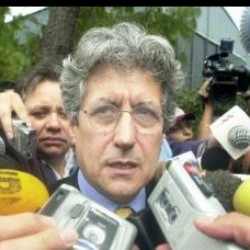
#> input picture input_img/lfw/Adolfo_Aguilar_Zinser/Adolfo_Aguilar_Zinser_0002.jpg, 250 x 250 px, given in place of the camera
$ python get_my_faces.py
#> lines starting #> are read from the running program, lines starting #| are printed output that depends on the picture
import cv2
import os
import sys
import random

out_dir = './my_faces'
if not os.path.exists(out_dir):
    os.makedirs(out_dir)


# 改变亮度与对比度
def relight(img, alpha=1, bias=0):
    w = img.shape[1]
    h = img.shape[0]
    #image = []
    for i in range(0,w):
        for j in range(0,h):
            for c in range(3):
                tmp = int(img[j,i,c]*alpha + bias)
                if tmp > 255:
                    tmp = 255
                elif tmp < 0:
                    tmp = 0
                img[j,i,c] = tmp
    return img


# 获取分类器
src = 'E:/Application_EXE/Anacoda3/pkgs/ \
	libopencv-3.4.1-h875b8b8_3/Library/etc/haarcascades/ \
	haarcascade_frontalface_default.xml'
scr_temp = 'haarcascade_frontalface_default.xml'
haar = cv2.CascadeClassifier(scr_temp)
haar.load(scr_temp)


# 打开摄像头 参数为输入流，可以为摄像头或视频文件
camera = cv2.VideoCapture(0)

n = 1
while 1:
    if (n <= 10000):
        print('It`s processing %s image.' % n)
        # 读帧
        success, img = camera.read()
#> img is the input picture: shape (250, 250, 3); mean B, G, R 119.8, 138.9, 143.8

        gray_img = cv2.cvtColor(img, cv2.COLOR_BGR2GRAY)
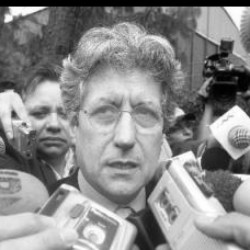
#> gray_img: shape (250, 250); min 0, max 255, mean 138.2
       	faces = haar.detectMultiScale(gray_img, 1.3, 5)
#> faces = [[20, 88, 66, 66], [66, 65, 120, 120]]
        for f_x, f_y, f_w, f_h in faces:
            face = img[f_y:f_y+f_h, f_x:f_x+f_w]
            face = cv2.resize(face, (64,64))
            face = relight(face, random.uniform(0.5, 1.5), random.randint(-50, 50))
            cv2.imshow('img', face)
            cv2.imwrite(out_dir+'/'+str(n)+'.jpg', face)
            n+=1
#> this loop made 2 passes
#> (f_x, f_y, f_w, f_h, w in relight, h in relight, n) on passes 1 to 2: (20, 88, 66, 66, 64, 64, 2), (66, 65, 120, 120, 64, 64, 3)
#> pass 1, `face = img[f_y:f_y+f_h, f_x:f_x+f_w]`:
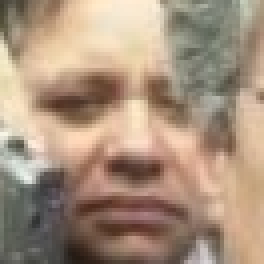
#> face: shape (66, 66, 3) (shown 4 times larger); mean B, G, R 125.3, 145.6, 168.2
#> pass 1, `face = cv2.resize(face, (64,64))`:
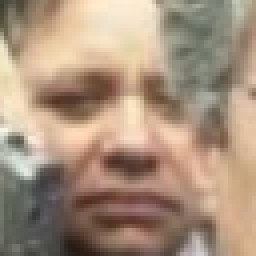
#> face: shape (64, 64, 3) (shown 4 times larger); mean B, G, R 125.2, 145.5, 168.1
#> pass 1, `face = relight(face, random.uniform(0.5, 1.5), random.randint(-50, 50))`:
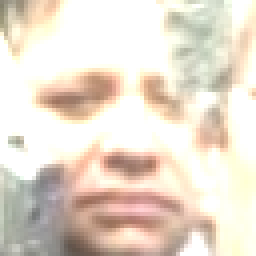
#> face: shape (64, 64, 3) (shown 4 times larger); mean B, G, R 206.3, 220.3, 232.1
#> pass 2, `face = img[f_y:f_y+f_h, f_x:f_x+f_w]`:
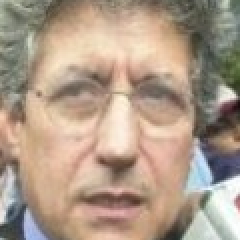
#> face: shape (120, 120, 3) (shown 2 times larger); mean B, G, R 136.8, 154.6, 174.4
#> after the loop, n = 3
        key = cv2.waitKey(30) & 0xff
#> (key Esc is pressed here)
        if key == 27:
            break
    else:
        break
